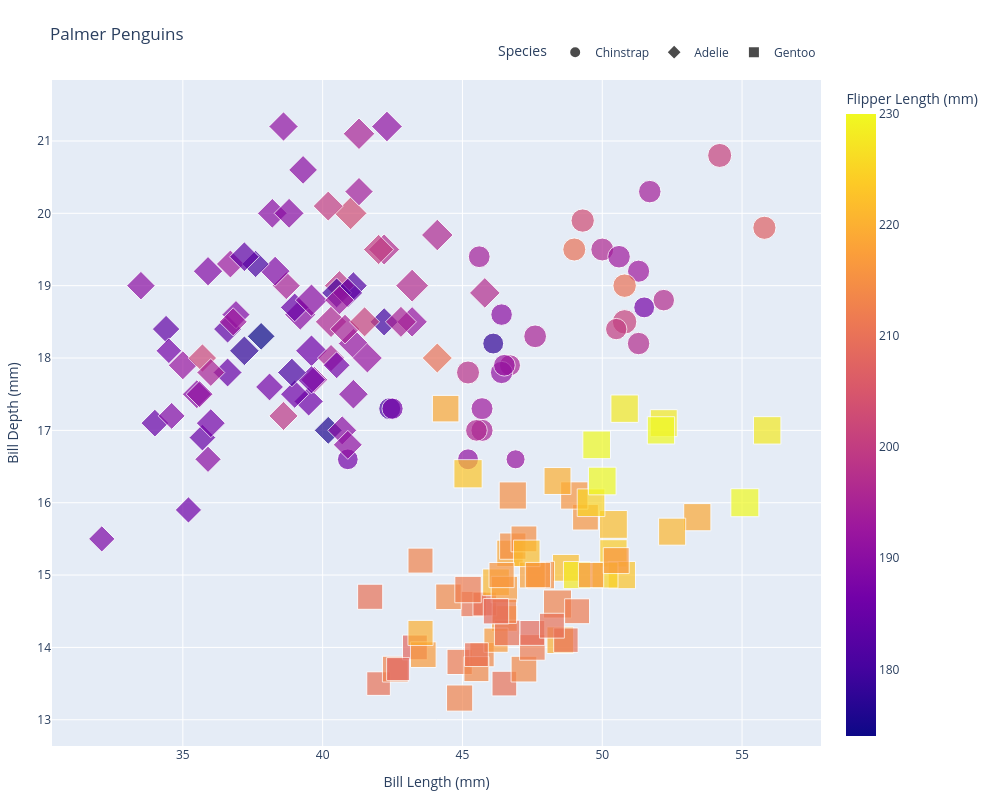

Write notebook code for a chart like this one.
### Markdown cell above
Plotly’s `px.scatter()` makes it simple to map variables directly to axes, color, size, and more. The plot above shows several customization options, including interactive features like zooming, panning, and hover tooltips.

These interactive elements help reduce visual clutter while still conveying extra information—aligning with Tufte’s principle of maximizing the **data-ink ratio** and minimizing **chartjunk**. For example, instead of using multiple shapes or colors to show extra dimensions, we can rely on hover interactions to reveal more about each point only when needed.

When working with multivariate data, interactivity can enhance **data density** without overwhelming the viewer.

Another important design choice is **color accessibility**. As Stephen Few notes in *Practical Rules for Using Colors in Charts*, color should convey information—not just decoration. To ensure accessibility, consider using **colorblind-friendly palettes** or combining color with symbols.

Let's refine our visualization with these in mind

### Code cell
fig = px.scatter(df, x="bill_length_mm", y="bill_depth_mm", 
                 
                 # If you want to adjust the color based on data
                 color="flipper_length_mm",
                 
                 # If you want to adjust the size based on data:
                 size='body_mass_g', 
                 
                 # In addition to the points defined above, if you any other information displayed on the hover label
                 hover_data=['body_mass_g'],

                 # Title setting
                 title="Palmer Penguins",

                 # The labels section below changes the names of the labels from the dataset to make it clearer. This also changes axis labels
                 labels={
                     "bill_length_mm": "Bill Length (mm)",
                     "bill_depth_mm": "Bill Depth (mm)",
                     "species": "Species",
                     "flipper_length_mm" : "Flipper Length (mm)",
                     "body_mass_g" : "Body Mass (g)"
                 },
                 
                 # If you wan to change the symbol based on data for CVD accessbility
                 symbol = "species",

                # Adjust the size to make the plot look more clean
                 width=1000, height=800

                 )

# To make our figure look cleaner and legends don't overlap
fig.update_layout(
    margin=dict(l=50, r=50, t=80, b=50),  # Add margins
    legend=dict(orientation="h", yanchor="bottom", y=1.02, xanchor="right", x=1)  # Move legend to top
)


fig.show()

### Figure 1 — Plotly figure (JSON) as saved in the notebook; plotly's stock layout.template omitted (floating-point values rounded to 4 significant figures)
{"data": [{"customdata": [[3300.0], [3775.0], [4050.0], [3900.0], [3200.0], [3800.0], [3950.0], [3750.0], [3600.0], [3850.0], [3250.0], [3700.0], [3450.0], [4450.0], [2700.0], [3600.0], [4300.0], [3400.0], [3650.0], [3500.0], [3650.0], [3500.0], [3450.0], [3250.0], [3950.0], [4000.0], [3525.0], [3350.0], [4100.0], [3250.0]], "hovertemplate": "Species=Chinstrap<br>Bill Length (mm)=%{x}<br>Bill Depth (mm)=%{y}<br>Body Mass (g)=%{customdata[0]}<br>Flipper Length (mm)=%{marker.color}<extra></extra>", "legendgroup": "Chinstrap", "marker": {"color": [195.0, 194.0, 203.0, 196.0, 187.0, 193.0, 210.0, 197.0, 181.0, 195.0, 191.0, 191.0, 197.0, 201.0, 192.0, 193.0, 201.0, 200.0, 195.0, 196.0, 193.0, 192.0, 190.0, 187.0, 198.0, 207.0, 194.0, 187.0, 210.0, 178.0], "coloraxis": "coloraxis", "size": [3300.0, 3775.0, 4050.0, 3900.0, 3200.0, 3800.0, 3950.0, 3750.0, 3600.0, 3850.0, 3250.0, 3700.0, 3450.0, 4450.0, 2700.0, 3600.0, 4300.0, 3400.0, 3650.0, 3500.0, 3650.0, 3500.0, 3450.0, 3250.0, 3950.0, 4000.0, 3525.0, 3350.0, 4100.0, 3250.0], "sizemode": "area", "sizeref": 14.88, "symbol": "circle"}, "mode": "markers", "name": "Chinstrap", "orientation": "v", "showlegend": true, "type": "scatter", "x": [46.7, 51.7, 49.3, 50.0, 40.9, 50.6, 49.0, 51.3, 42.4, 47.6, 45.2, 46.4, 52.2, 50.8, 46.9, 45.7, 54.2, 50.5, 45.7, 45.5, 51.3, 46.5, 46.4, 51.5, 45.2, 55.8, 45.6, 42.5, 50.8, 46.1], "xaxis": "x", "y": [17.9, 20.3, 19.9, 19.5, 16.6, 19.4, 19.5, 18.2, 17.3, 18.3, 16.6, 17.8, 18.8, 18.5, 16.6, 17.3, 20.8, 18.4, 17.0, 17.0, 19.2, 17.9, 18.6, 18.7, 17.8, 19.8, 19.4, 17.3, 19.0, 18.2], "yaxis": "y"}, {"customdata": [[3050.0], [3700.0], [3400.0], [3700.0], [3425.0], [4050.0], [3425.0], [3325.0], [3400.0], [3475.0], [3150.0], [3700.0], [3550.0], [2900.0], [3450.0], [3050.0], [4100.0], [3950.0], [3800.0], [3725.0], [4250.0], [4000.0], [3450.0], [3650.0], [3550.0], [3300.0], [4000.0], [3750.0], [3800.0], [3800.0], [3200.0], [4350.0], [3950.0], [4775.0], [4150.0], [3900.0], [3175.0], [3950.0], [4725.0], [3500.0], [3650.0], [3900.0], [4450.0], [3975.0], [3450.0], [4275.0], [3725.0], [3550.0], [3950.0], [3050.0], [3450.0], [3250.0], [3900.0], [3500.0], [3900.0], [4050.0], [3200.0], [4400.0], [4150.0], [3600.0], [3625.0], [3700.0], [4000.0], [3550.0], [3200.0], [3900.0], [3900.0], [4250.0], [4400.0], [4600.0], [3500.0], [3800.0]], "hovertemplate": "Species=Adelie<br>Bill Length (mm)=%{x}<br>Bill Depth (mm)=%{y}<br>Body Mass (g)=%{customdata[0]}<br>Flipper Length (mm)=%{marker.color}<extra></extra>", "legendgroup": "Adelie", "marker": {"color": [190.0, 185.0, 174.0, 190.0, 187.0, 192.0, 182.0, 184.0, 185.0, 184.0, 185.0, 187.0, 180.0, 187.0, 195.0, 186.0, 192.0, 189.0, 186.0, 192.0, 190.0, 199.0, 193.0, 185.0, 202.0, 181.0, 210.0, 199.0, 189.0, 191.0, 193.0, 196.0, 192.0, 197.0, 197.0, 190.0, 191.0, 180.0, 203.0, 189.0, 190.0, 184.0, 186.0, 200.0, 176.0, 197.0, 190.0, 186.0, 190.0, 188.0, 195.0, 195.0, 195.0, 186.0, 184.0, 200.0, 189.0, 195.0, 191.0, 190.0, 181.0, 191.0, 201.0, 194.0, 187.0, 178.0, 190.0, 195.0, 196.0, 190.0, 193.0, 193.0], "coloraxis": "coloraxis", "size": [3050.0, 3700.0, 3400.0, 3700.0, 3425.0, 4050.0, 3425.0, 3325.0, 3400.0, 3475.0, 3150.0, 3700.0, 3550.0, 2900.0, 3450.0, 3050.0, 4100.0, 3950.0, 3800.0, 3725.0, 4250.0, 4000.0, 3450.0, 3650.0, 3550.0, 3300.0, 4000.0, 3750.0, 3800.0, 3800.0, 3200.0, 4350.0, 3950.0, 4775.0, 4150.0, 3900.0, 3175.0, 3950.0, 4725.0, 3500.0, 3650.0, 3900.0, 4450.0, 3975.0, 3450.0, 4275.0, 3725.0, 3550.0, 3950.0, 3050.0, 3450.0, 3250.0, 3900.0, 3500.0, 3900.0, 4050.0, 3200.0, 4400.0, 4150.0, 3600.0, 3625.0, 3700.0, 4000.0, 3550.0, 3200.0, 3900.0, 3900.0, 4250.0, 4400.0, 4600.0, 3500.0, 3800.0], "sizemode": "area", "sizeref": 14.88, "symbol": "diamond"}, "mode": "markers", "name": "Adelie", "orientation": "v", "showlegend": true, "type": "scatter", "x": [35.9, 36.6, 37.8, 35.5, 38.1, 41.1, 41.1, 34.4, 34.0, 36.6, 35.7, 36.0, 42.2, 34.5, 38.7, 35.2, 43.2, 38.3, 39.5, 35.0, 39.2, 40.6, 36.7, 39.0, 35.7, 37.6, 44.1, 38.6, 35.9, 38.6, 39.7, 40.3, 41.6, 43.2, 45.8, 38.2, 35.6, 40.5, 41.0, 36.9, 39.3, 40.9, 39.6, 40.2, 40.2, 42.2, 40.7, 39.0, 38.8, 32.1, 36.0, 40.3, 40.8, 39.6, 37.2, 42.0, 34.6, 41.3, 42.3, 33.5, 38.9, 40.9, 41.5, 41.3, 40.5, 37.2, 41.1, 42.8, 44.1, 39.6, 36.8, 40.6], "xaxis": "x", "y": [16.6, 17.8, 18.3, 17.5, 17.6, 18.2, 19.0, 18.4, 17.1, 18.4, 16.9, 17.1, 18.5, 18.1, 19.0, 15.9, 18.5, 19.2, 17.4, 17.9, 18.6, 19.0, 19.3, 18.7, 18.0, 19.3, 18.0, 17.2, 19.2, 21.2, 17.7, 18.5, 18.0, 19.0, 18.9, 20.0, 17.5, 18.9, 20.0, 18.6, 20.6, 18.9, 18.1, 20.1, 17.0, 19.5, 17.0, 17.5, 20.0, 15.5, 17.8, 18.0, 18.4, 17.7, 19.4, 19.5, 17.2, 21.1, 21.2, 19.0, 17.8, 16.8, 18.5, 20.3, 17.9, 18.1, 17.5, 18.5, 19.7, 18.8, 18.5, 18.8], "yaxis": "y"}, {"customdata": [[5750.0], [5700.0], [5950.0], [4800.0], [5200.0], [4850.0], [5150.0], [5550.0], [4925.0], [4900.0], [4150.0], [5550.0], [5500.0], [5400.0], [4750.0], [4950.0], [5550.0], [4400.0], [5350.0], [5650.0], [4650.0], [5500.0], [4550.0], [4925.0], [5300.0], [5850.0], [5000.0], [5500.0], [4950.0], [4975.0], [4750.0], [5250.0], [5850.0], [4200.0], [4750.0], [4375.0], [4575.0], [4450.0], [5550.0], [5400.0], [5700.0], [5300.0], [5100.0], [4900.0], [4850.0], [5200.0], [4875.0], [5200.0], [4400.0], [5250.0], [4625.0], [4700.0], [4650.0], [5000.0], [3950.0], [5450.0], [4700.0], [5600.0], [4200.0], [5700.0], [4700.0], [5600.0], [4800.0], [4600.0], [4600.0]], "hovertemplate": "Species=Gentoo<br>Bill Length (mm)=%{x}<br>Bill Depth (mm)=%{y}<br>Body Mass (g)=%{customdata[0]}<br>Flipper Length (mm)=%{marker.color}<extra></extra>", "legendgroup": "Gentoo", "marker": {"color": [222.0, 230.0, 223.0, 211.0, 219.0, 214.0, 215.0, 224.0, 216.0, 217.0, 210.0, 223.0, 215.0, 228.0, 212.0, 213.0, 230.0, 214.0, 222.0, 215.0, 213.0, 219.0, 210.0, 214.0, 220.0, 230.0, 225.0, 228.0, 218.0, 215.0, 216.0, 222.0, 213.0, 210.0, 216.0, 217.0, 208.0, 210.0, 216.0, 220.0, 225.0, 221.0, 213.0, 217.0, 210.0, 212.0, 212.0, 217.0, 213.0, 219.0, 212.0, 216.0, 214.0, 216.0, 208.0, 221.0, 220.0, 228.0, 210.0, 230.0, 210.0, 228.0, 209.0, 209.0, 210.0], "coloraxis": "coloraxis", "size": [5750.0, 5700.0, 5950.0, 4800.0, 5200.0, 4850.0, 5150.0, 5550.0, 4925.0, 4900.0, 4150.0, 5550.0, 5500.0, 5400.0, 4750.0, 4950.0, 5550.0, 4400.0, 5350.0, 5650.0, 4650.0, 5500.0, 4550.0, 4925.0, 5300.0, 5850.0, 5000.0, 5500.0, 4950.0, 4975.0, 4750.0, 5250.0, 5850.0, 4200.0, 4750.0, 4375.0, 4575.0, 4450.0, 5550.0, 5400.0, 5700.0, 5300.0, 5100.0, 4900.0, 4850.0, 5200.0, 4875.0, 5200.0, 4400.0, 5250.0, 4625.0, 4700.0, 4650.0, 5000.0, 3950.0, 5450.0, 4700.0, 5600.0, 4200.0, 5700.0, 4700.0, 5600.0, 4800.0, 4600.0, 4600.0], "sizemode": "area", "sizeref": 14.88, "symbol": "square"}, "mode": "markers", "name": "Gentoo", "orientation": "v", "showlegend": true, "type": "scatter", "x": [50.4, 49.8, 45.2, 45.4, 46.7, 44.5, 46.8, 50.4, 49.4, 46.5, 42.0, 50.7, 46.8, 52.2, 44.9, 42.6, 52.1, 45.7, 48.7, 47.8, 43.5, 53.4, 46.5, 47.2, 48.5, 55.1, 50.1, 49.1, 47.5, 47.2, 49.6, 47.3, 48.4, 45.8, 47.7, 46.2, 43.3, 48.7, 49.0, 48.4, 49.6, 46.2, 44.9, 43.6, 46.6, 45.2, 47.5, 46.5, 46.5, 44.4, 49.1, 46.4, 45.5, 50.5, 42.7, 52.5, 43.5, 55.9, 45.5, 50.0, 41.7, 50.8, 46.2, 47.5, 48.2], "xaxis": "x", "y": [15.7, 16.8, 16.4, 14.6, 15.3, 14.7, 15.4, 15.3, 15.8, 14.4, 13.5, 15.0, 16.1, 17.1, 13.8, 13.7, 17.0, 13.9, 15.1, 15.0, 15.2, 15.8, 13.5, 13.7, 14.1, 16.0, 15.0, 15.0, 15.0, 15.5, 15.0, 15.3, 14.6, 14.6, 15.0, 14.1, 14.0, 14.1, 16.1, 16.3, 16.0, 14.9, 13.3, 13.9, 14.2, 14.8, 14.0, 14.8, 14.5, 17.3, 14.5, 15.0, 13.7, 15.2, 13.7, 15.6, 14.2, 17.0, 13.9, 16.3, 14.7, 17.3, 14.5, 14.2, 14.3], "yaxis": "y"}], "layout": {"coloraxis": {"colorbar": {"title": {"text": "Flipper Length (mm)"}}, "colorscale": [[0, "#0d0887"], [0.1111, "#46039f"], [0.2222, "#7201a8"], [0.3333, "#9c179e"], [0.4444, "#bd3786"], [0.5556, "#d8576b"], [0.6667, "#ed7953"], [0.7778, "#fb9f3a"], [0.8889, "#fdca26"], [1, "#f0f921"]]}, "height": 800, "legend": {"itemsizing": "constant", "orientation": "h", "title": {"text": "Species"}, "tracegroupgap": 0, "x": 1, "xanchor": "right", "y": 1.02, "yanchor": "bottom"}, "margin": {"b": 50, "l": 50, "r": 50, "t": 80}, "title": {"text": "Palmer Penguins"}, "width": 1000, "xaxis": {"anchor": "y", "domain": [0, 1], "title": {"text": "Bill Length (mm)"}}, "yaxis": {"anchor": "x", "domain": [0, 1], "title": {"text": "Bill Depth (mm)"}}}}
